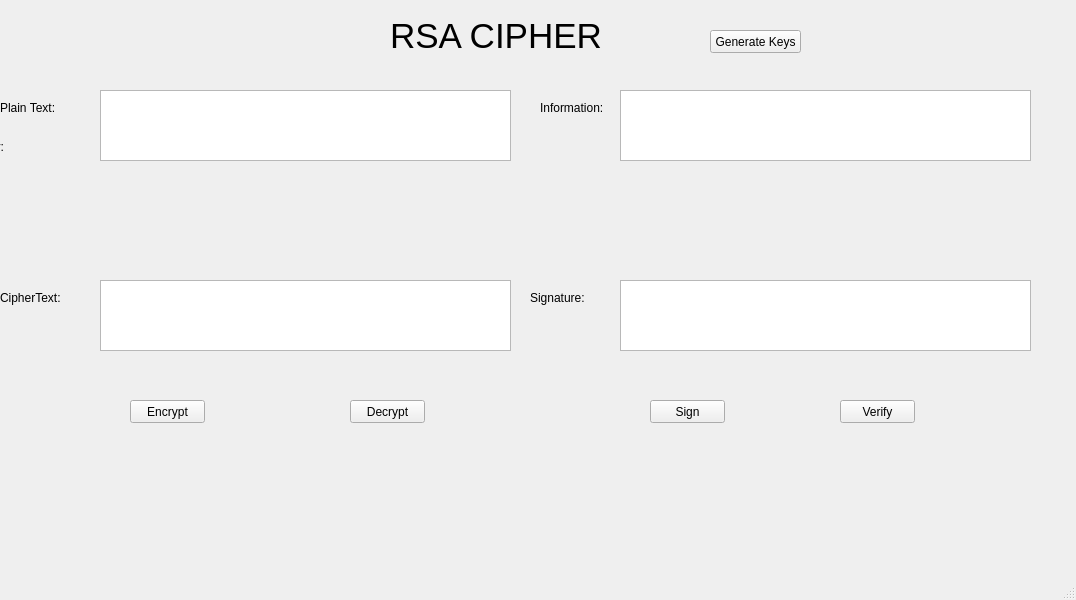
<?xml version="1.0" encoding="UTF-8"?>
<ui version="4.0">
 <class>MainWindow</class>
 <widget class="QMainWindow" name="MainWindow">
  <property name="geometry">
   <rect>
    <x>0</x>
    <y>0</y>
    <width>1076</width>
    <height>600</height>
   </rect>
  </property>
  <property name="windowTitle">
   <string>MainWindow</string>
  </property>
  <widget class="QWidget" name="centralwidget">
   <widget class="QTextEdit" name="txt_sign">
    <property name="geometry">
     <rect>
      <x>620</x>
      <y>280</y>
      <width>411</width>
      <height>71</height>
     </rect>
    </property>
   </widget>
   <widget class="QPushButton" name="btn_verify">
    <property name="geometry">
     <rect>
      <x>840</x>
      <y>400</y>
      <width>75</width>
      <height>23</height>
     </rect>
    </property>
    <property name="text">
     <string>Verify</string>
    </property>
   </widget>
   <widget class="QPushButton" name="btn_sign">
    <property name="geometry">
     <rect>
      <x>650</x>
      <y>400</y>
      <width>75</width>
      <height>23</height>
     </rect>
    </property>
    <property name="text">
     <string>Sign</string>
    </property>
   </widget>
   <widget class="QTextEdit" name="txt_info">
    <property name="geometry">
     <rect>
      <x>620</x>
      <y>90</y>
      <width>411</width>
      <height>71</height>
     </rect>
    </property>
   </widget>
   <widget class="QLabel" name="label_5">
    <property name="geometry">
     <rect>
      <x>-20</x>
      <y>140</y>
      <width>47</width>
      <height>13</height>
     </rect>
    </property>
    <property name="text">
     <string>Key:</string>
    </property>
   </widget>
   <widget class="QLabel" name="label_6">
    <property name="geometry">
     <rect>
      <x>0</x>
      <y>290</y>
      <width>71</width>
      <height>16</height>
     </rect>
    </property>
    <property name="text">
     <string>CipherText:</string>
    </property>
   </widget>
   <widget class="QTextEdit" name="txt_plain_text">
    <property name="geometry">
     <rect>
      <x>100</x>
      <y>90</y>
      <width>411</width>
      <height>71</height>
     </rect>
    </property>
   </widget>
   <widget class="QPushButton" name="btn_decrypt">
    <property name="geometry">
     <rect>
      <x>350</x>
      <y>400</y>
      <width>75</width>
      <height>23</height>
     </rect>
    </property>
    <property name="text">
     <string>Decrypt</string>
    </property>
   </widget>
   <widget class="QLabel" name="label_7">
    <property name="geometry">
     <rect>
      <x>390</x>
      <y>20</y>
      <width>311</width>
      <height>31</height>
     </rect>
    </property>
    <property name="font">
     <font>
      <pointsize>26</pointsize>
     </font>
    </property>
    <property name="text">
     <string>RSA CIPHER</string>
    </property>
   </widget>
   <widget class="QPushButton" name="btn_encrypt">
    <property name="geometry">
     <rect>
      <x>130</x>
      <y>400</y>
      <width>75</width>
      <height>23</height>
     </rect>
    </property>
    <property name="text">
     <string>Encrypt</string>
    </property>
   </widget>
   <widget class="QLabel" name="label_8">
    <property name="geometry">
     <rect>
      <x>0</x>
      <y>100</y>
      <width>61</width>
      <height>16</height>
     </rect>
    </property>
    <property name="text">
     <string>Plain Text:</string>
    </property>
   </widget>
   <widget class="QTextEdit" name="txt_cipher_text">
    <property name="geometry">
     <rect>
      <x>100</x>
      <y>280</y>
      <width>411</width>
      <height>71</height>
     </rect>
    </property>
   </widget>
   <widget class="QPushButton" name="btn_gen_keys">
    <property name="geometry">
     <rect>
      <x>710</x>
      <y>30</y>
      <width>91</width>
      <height>23</height>
     </rect>
    </property>
    <property name="text">
     <string>Generate Keys</string>
    </property>
   </widget>
   <widget class="QLabel" name="label_9">
    <property name="geometry">
     <rect>
      <x>540</x>
      <y>100</y>
      <width>71</width>
      <height>16</height>
     </rect>
    </property>
    <property name="text">
     <string>Information:</string>
    </property>
   </widget>
   <widget class="QLabel" name="label_10">
    <property name="geometry">
     <rect>
      <x>530</x>
      <y>290</y>
      <width>71</width>
      <height>16</height>
     </rect>
    </property>
    <property name="text">
     <string>Signature:</string>
    </property>
   </widget>
  </widget>
  <widget class="QMenuBar" name="menubar">
   <property name="geometry">
    <rect>
     <x>0</x>
     <y>0</y>
     <width>1076</width>
     <height>21</height>
    </rect>
   </property>
  </widget>
  <widget class="QStatusBar" name="statusbar"/>
 </widget>
 <resources/>
 <connections/>
</ui>
